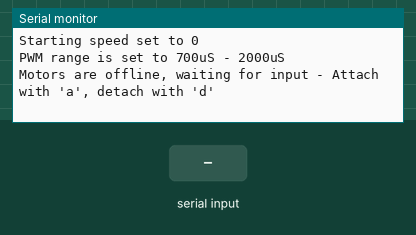
A sketch run on a simulated Arduino Uno, built with avr-gcc and run on an emulated ATmega328P. Shown: the last lines printed to the serial monitor. The inputs (shaded band) are chosen by the test bench.

Above: at 1.2 s.
1.3 s: "90,45\n" received over Serial
At 2.5 s:
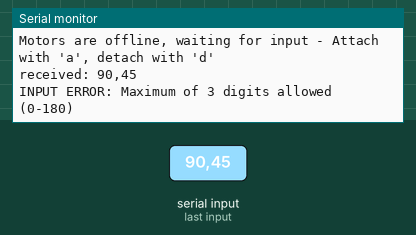
2.8 s: "1\n" received over Serial
At 3.4 s:
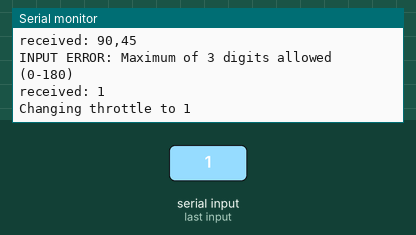
4.3 s: "200\n" received over Serial
At 4.7 s:
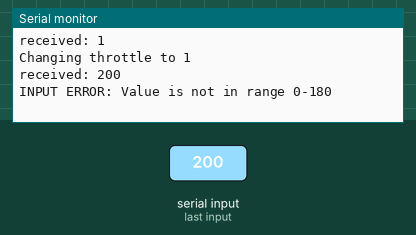
5.8 s: "a90\n" received over Serial
At 7.0 s:
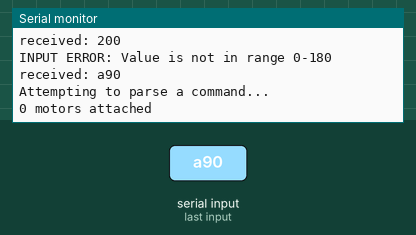
7.3 s: "a,45\n" received over Serial
At 7.9 s:
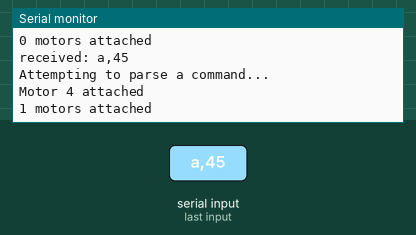
8.8 s: "d90\n" received over Serial
At 9.5 s:
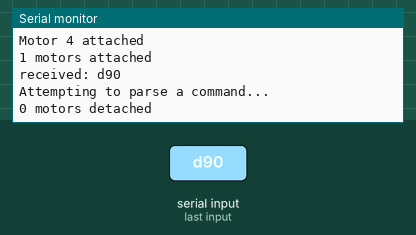

The sketch:

ESC_Serial.ino
```cpp
/* Author: Anton Debner
 * My first quadcopter project 2015
 */

#include <Servo.h>
#include "Motor.h"

#define MIN_SIGNAL 700 // Default 544us (Typical ESC-range: 700us-2000us)
#define MAX_SIGNAL 2000  // Default 2400us
#define MOTOR1_PIN 3
#define MOTOR2_PIN 5
#define MOTOR3_PIN 6
#define MOTOR4_PIN 9
#define BAUDRATE 9600


Motor motor1 = {MOTOR1_PIN, "Motor 1"};
Motor motor2 = {MOTOR2_PIN, "Motor 2"};
Motor motor3 = {MOTOR3_PIN, "Motor 3"};
Motor motor4 = {MOTOR4_PIN, "Motor 4"};
Motor motors[4] = {motor1, motor2, motor3, motor4};

int speed = 0;


void setup()
{
  Serial.begin(BAUDRATE);
  speed = 0; // Set default speed
  Serial.println("Starting speed set to 0");
  String a = "PWM range is set to ";
  a += MIN_SIGNAL;
  a += "uS - ";
  a += MAX_SIGNAL;
  a += "uS";
  Serial.println(a);
  Serial.println("Motors are offline, waiting for input - Attach with 'a', detach with 'd'");
}

void setSpeed(Motor motor, int angle)
{
  if (motor.servo.attached() == true)
  {
    motor.servo.write(angle);
  }
}

void attachMotor(Motor motor)
{
  if (motor.servo.attached() == false)
  {
    motor.servo.attach(motor.pin, MIN_SIGNAL, MAX_SIGNAL); // Attach pin, set min and max pwm range
    Serial.print(motor.description);
    Serial.println(" attached");
    setSpeed(motor, speed);
  }
}

void detachMotor(Motor motor)
{
  if (motor.servo.attached() == true)
  {
    motor.servo.detach();
    Serial.print(motor.description);
    Serial.println(" detached");
  }
}

String readSerial()
{
  // Reads the incoming string from the serial. Because software serial is relatively slow, this function
  // attempts to wait (delay) until the entire message is received, ending in end of line ('\n').

  // This function stops reading when it either receives '\n' or the maxDelay is exceeded.
  // Delays are in microseconds   (1000uS = 1ms;    1 000 000uS = 1s)
  unsigned int maxDelay = 50000; // 50ms
  unsigned int minDelay = 100; // 0.1ms
  unsigned int timeDelayed = 0;
  String input;
  char c = 0;

  // Incase we have multiple commands in buffer (separated with '\n'), return the first command found.
  while (timeDelayed < maxDelay)
  {
    while (Serial.available() > 0)
    {
      c = Serial.read();
      input += c;
    }
    if (input.endsWith(String('\n')) == true) // End of command received
    {
      break;
    }
    delayMicroseconds(minDelay); // Wait for all the data to be received.
    timeDelayed += minDelay;
  }

  //Serial.print("Delay: ");
  //Serial.println(timeDelayed);
  return input;
}

void parseThrottle(String input)
{

  if (input.length() > 3)
  {
    Serial.println("INPUT ERROR: Maximum of 3 digits allowed (0-180)");
    return;
  }
  for(int i = 0; i < input.length(); i++)
  {
    if (input[i] < '0' || input[i] > '9')
    {
      Serial.println("INPUT ERROR: Not a valid number");
      return;
    }
  }
  int value = input.toInt();
  if (value < 0 || value > 180)
  {
    Serial.println("INPUT ERROR: Value is not in range 0-180");
    return;
  }
  Serial.print("Changing throttle to ");
  Serial.println(value);
  speed = value;
}

void parseCommands(String input)
{
  // Attach
  if (input[0] == 'a')
  {
    int count = 0;
    for (unsigned int i = 1; i < input.length(); i++)
    {
      unsigned int index = input[i] - '0';
      index -= 1; // We want the indexes to be in range 0-3 instead of 1-4.
      if (index < 4)
      {
        Motor motor = motors[index];
        attachMotor(motor);
        count++;
      }
    }
    Serial.print(count);
    Serial.println(" motors attached");
  }

  // Detach
  else if (input[0] == 'd')
  {
    int count = 0;
    for (unsigned int i = 1; i < input.length(); i++)
    {
      unsigned int index = input[i] - '0';
      index -= 1; // We want the indexes to be in range 0-3 instead of 1-4.
      if (index < 4)
      {
        Motor motor = motors[index];
        detachMotor(motor);
        count++;
      }
    }
    Serial.print(count);
    Serial.println(" motors detached");
  }
  else
  {
    Serial.println("Invalid command. Attach motors with 'a' and detach with 'd'");
    Serial.println("Example: 'a24' - attaches motors 2 and 4");
  }
}

int isMaybeNumber(String input)
{
  if (input[0] < '0' || input[0] > '9')
  {
    return 0;
  }
  return 1;
}

void loop()
{
  // If there is incoming value
  if (Serial.available() > 0)
  {
    String command = readSerial(); // Using String instead of char[] for added functionality (less memory effective)
    command.toLowerCase();
    command.trim();
    Serial.print("received: ");
    Serial.print(command);
    Serial.print('\n');
    if (isMaybeNumber(command) == 1)
    {
      parseThrottle(command);
      for (unsigned int i = 0; i < 4; i++)
      {
        setSpeed(motors[i], speed);
      }
    }
    else
    {
      Serial.println("Attempting to parse a command...");
      parseCommands(command);
    }


  }
}
```

Motor.h
```cpp
struct motor
{
  int pin;
  char description[10];
  Servo servo;
};

typedef struct motor Motor;
```

Measured:
- after the input at 1.3 s, the serial monitor: prints a new line at once (image 1)
- after the input at 2.8 s, the serial monitor: prints a new line at once (image 2)
- after the input at 4.3 s, the serial monitor: prints a new line at once (image 3)
- after the input at 5.8 s, the serial monitor: prints a new line at once (image 4)
- after the input at 7.3 s, the serial monitor: prints a new line at once (image 5)
- after the input at 8.8 s, the serial monitor: prints a new line at once (image 6)
